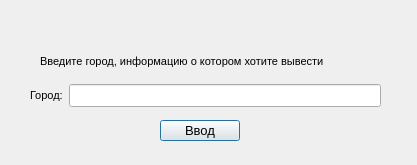
<?xml version="1.0" encoding="UTF-8"?>
<ui version="4.0">
 <class>outputCityInfoDialog</class>
 <widget class="QDialog" name="outputCityInfoDialog">
  <property name="geometry">
   <rect>
    <x>0</x>
    <y>0</y>
    <width>417</width>
    <height>165</height>
   </rect>
  </property>
  <property name="windowTitle">
   <string>Dialog</string>
  </property>
  <widget class="QPushButton" name="inputButton">
   <property name="geometry">
    <rect>
     <x>160</x>
     <y>120</y>
     <width>80</width>
     <height>21</height>
    </rect>
   </property>
   <property name="font">
    <font>
     <pointsize>10</pointsize>
    </font>
   </property>
   <property name="text">
    <string>Ввод</string>
   </property>
  </widget>
  <widget class="QLabel" name="label_2">
   <property name="geometry">
    <rect>
     <x>40</x>
     <y>50</y>
     <width>341</width>
     <height>24</height>
    </rect>
   </property>
   <property name="font">
    <font>
     <pointsize>12</pointsize>
    </font>
   </property>
   <property name="text">
    <string>&lt;html&gt;&lt;head/&gt;&lt;body&gt;&lt;p&gt;&lt;span style=&quot; font-size:8pt;&quot;&gt;Введите город, информацию о котором хотите вывести&lt;/span&gt;&lt;/p&gt;&lt;/body&gt;&lt;/html&gt;</string>
   </property>
  </widget>
  <widget class="QWidget" name="layoutWidget">
   <property name="geometry">
    <rect>
     <x>30</x>
     <y>80</y>
     <width>351</width>
     <height>31</height>
    </rect>
   </property>
   <layout class="QHBoxLayout" name="horizontalLayout">
    <item>
     <widget class="QLabel" name="cityLabel">
      <property name="font">
       <font>
        <pointsize>12</pointsize>
       </font>
      </property>
      <property name="text">
       <string>&lt;html&gt;&lt;head/&gt;&lt;body&gt;&lt;p&gt;&lt;span style=&quot; font-size:8pt;&quot;&gt;Город:&lt;/span&gt;&lt;/p&gt;&lt;/body&gt;&lt;/html&gt;</string>
      </property>
     </widget>
    </item>
    <item>
     <widget class="QLineEdit" name="cityEdit">
      <property name="font">
       <font>
        <pointsize>10</pointsize>
       </font>
      </property>
     </widget>
    </item>
   </layout>
  </widget>
 </widget>
 <resources/>
 <connections/>
</ui>
